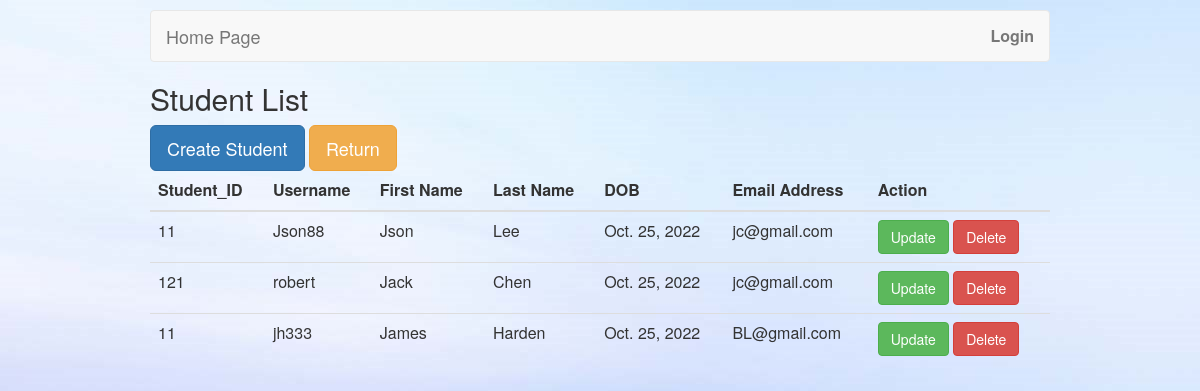
The page /student/list/ on the database its author committed.
### Scenario/models.py (models this page shows, shortened)
class Student(models.Model):
    student_id = models.IntegerField(null=True, blank=True)
    DOB = models.DateField(null=True, blank=True)
    user = models.OneToOneField(User, on_delete=models.CASCADE)

### Scenario/views.py (the view)
# urls.py: path("student/list/", ListStudent, name="student_list"),
def ListStudent(request):
    student_list = Student.objects.all()
    return render(request, "student_list.html", context={"students": student_list})

### templates/student_list.html (shortened to what this page needs)
{% extends 'base.html' %}
{% block content %}
    <h2>Student List</h2>
    <a class="btn btn-primary btn-lg" href="{% url 'student_create' %}" role="button">Create Student</a>
    <a class="btn btn-warning btn-lg" href="{% url 'admin_home' %}" role="button">Return</a>
    <div class="card-body table-responsive p-0">
        <table class="table table-hover text-nowrap">
            <thead>
            <tr>
                <th>Student_ID</th>
                <th>Username</th>
                <th>First Name</th>
                <th>Last Name</th>
                <th>DOB</th>
                <th>Email Address</th>
                <th>Action</th>
            </tr>
            </thead>
            <tbody>
            {% for student in students %}
                <tr>
                    <td>{{ student.student_id }}</td>
                    <td>{{ student.user.username }}</td>
                    <td>{{ student.user.first_name }}</td>
                    <td>{{ student.user.last_name }}</td>
                    <td>{{ student.DOB }}</td>
                    <td>{{ student.user.email }}</td>
                    <td>
                        <a class="btn btn-success" href="{% url 'student_update' student.id %}" role="button">Update
                        </a>
                        <a class="btn btn-danger" href="{% url 'student_delete' pk=student.id %}" role="button">Delete
                        </a>
                    </td>
                </tr>
            {% endfor %}
            </tbody>
        </table>
    </div>
{% endblock %}

### static/CSS/base.css (style rules this page uses)
body { margin: 0 auto; padding:10px 150px 0 150px; background-image:url('CachedImage_1920_1080_POS4.jpg'); font-size: 16px; line-height: 1.5em; }

### rows shown on the page
Student: student_id "11", user.username "Json88", user.first_name "Json", user.last_name "Lee", DOB "Oct. 25, 2022", user.email "jc@gmail.com"
Student: student_id "121", user.username "robert", user.first_name "Jack", user.last_name "Chen", DOB "Oct. 25, 2022", user.email "jc@gmail.com"
Student: student_id "11", user.username "jh333", user.first_name "James", user.last_name "Harden", DOB "Oct. 25, 2022", user.email "BL@gmail.com"
